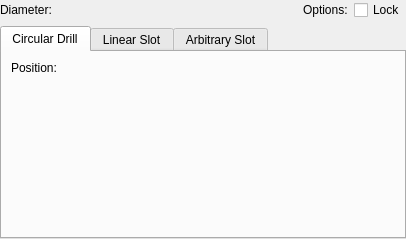
<?xml version="1.0" encoding="UTF-8"?>
<ui version="4.0">
 <class>librepcb::editor::HoleEditorWidget</class>
 <widget class="QWidget" name="librepcb::editor::HoleEditorWidget">
  <property name="geometry">
   <rect>
    <x>0</x>
    <y>0</y>
    <width>406</width>
    <height>239</height>
   </rect>
  </property>
  <property name="windowTitle">
   <string notr="true"/>
  </property>
  <layout class="QVBoxLayout" name="verticalLayout">
   <property name="leftMargin">
    <number>0</number>
   </property>
   <property name="topMargin">
    <number>0</number>
   </property>
   <property name="rightMargin">
    <number>0</number>
   </property>
   <property name="bottomMargin">
    <number>0</number>
   </property>
   <item>
    <layout class="QGridLayout" name="gridLayout">
     <item row="0" column="0">
      <widget class="QLabel" name="label_6">
       <property name="sizePolicy">
        <sizepolicy hsizetype="Fixed" vsizetype="Preferred">
         <horstretch>0</horstretch>
         <verstretch>0</verstretch>
        </sizepolicy>
       </property>
       <property name="text">
        <string>Diameter:</string>
       </property>
      </widget>
     </item>
     <item row="0" column="1">
      <widget class="librepcb::editor::PositiveLengthEdit" name="edtDiameter" native="true"/>
     </item>
     <item row="0" column="2">
      <widget class="QLabel" name="lblOptions">
       <property name="sizePolicy">
        <sizepolicy hsizetype="Fixed" vsizetype="Preferred">
         <horstretch>0</horstretch>
         <verstretch>0</verstretch>
        </sizepolicy>
       </property>
       <property name="text">
        <string>Options:</string>
       </property>
       <property name="indent">
        <number>30</number>
       </property>
      </widget>
     </item>
     <item row="0" column="3">
      <widget class="QCheckBox" name="cbxLock">
       <property name="sizePolicy">
        <sizepolicy hsizetype="Fixed" vsizetype="Fixed">
         <horstretch>0</horstretch>
         <verstretch>0</verstretch>
        </sizepolicy>
       </property>
       <property name="text">
        <string>Lock</string>
       </property>
      </widget>
     </item>
    </layout>
   </item>
   <item>
    <widget class="QTabWidget" name="tabWidget">
     <property name="currentIndex">
      <number>0</number>
     </property>
     <widget class="QWidget" name="tabCircular">
      <attribute name="title">
       <string>Circular Drill</string>
      </attribute>
      <layout class="QFormLayout" name="formLayout_2">
       <item row="0" column="0">
        <widget class="QLabel" name="label_4">
         <property name="text">
          <string>Position:</string>
         </property>
        </widget>
       </item>
       <item row="0" column="1">
        <layout class="QHBoxLayout" name="horizontalLayout">
         <item>
          <widget class="librepcb::editor::LengthEdit" name="edtPosX" native="true"/>
         </item>
         <item>
          <widget class="librepcb::editor::LengthEdit" name="edtPosY" native="true"/>
         </item>
        </layout>
       </item>
      </layout>
     </widget>
     <widget class="QWidget" name="tabLinear">
      <attribute name="title">
       <string>Linear Slot</string>
      </attribute>
      <layout class="QFormLayout" name="formLayout_3">
       <item row="1" column="1">
        <layout class="QHBoxLayout" name="horizontalLayout_2">
         <item>
          <widget class="librepcb::editor::LengthEdit" name="edtCenterX" native="true"/>
         </item>
         <item>
          <widget class="librepcb::editor::LengthEdit" name="edtCenterY" native="true"/>
         </item>
        </layout>
       </item>
       <item row="4" column="0">
        <widget class="QLabel" name="label_8">
         <property name="text">
          <string>Rotation:</string>
         </property>
        </widget>
       </item>
       <item row="1" column="0">
        <widget class="QLabel" name="label_5">
         <property name="text">
          <string>Center:</string>
         </property>
        </widget>
       </item>
       <item row="4" column="1">
        <widget class="librepcb::editor::AngleEdit" name="edtRotation" native="true"/>
       </item>
       <item row="3" column="1">
        <layout class="QHBoxLayout" name="horizontalLayout_3" stretch="1,1">
         <item>
          <widget class="librepcb::editor::UnsignedLengthEdit" name="edtLength" native="true"/>
         </item>
         <item>
          <widget class="QLabel" name="lblOuterSize">
           <property name="sizePolicy">
            <sizepolicy hsizetype="Ignored" vsizetype="Preferred">
             <horstretch>0</horstretch>
             <verstretch>0</verstretch>
            </sizepolicy>
           </property>
           <property name="text">
            <string notr="true"/>
           </property>
          </widget>
         </item>
        </layout>
       </item>
       <item row="3" column="0">
        <widget class="QLabel" name="label_7">
         <property name="text">
          <string>Length:</string>
         </property>
        </widget>
       </item>
      </layout>
     </widget>
     <widget class="QWidget" name="tabArbitrary">
      <attribute name="title">
       <string>Arbitrary Slot</string>
      </attribute>
      <layout class="QVBoxLayout" name="verticalLayout_2">
       <property name="spacing">
        <number>0</number>
       </property>
       <property name="leftMargin">
        <number>0</number>
       </property>
       <property name="topMargin">
        <number>0</number>
       </property>
       <property name="rightMargin">
        <number>0</number>
       </property>
       <property name="bottomMargin">
        <number>0</number>
       </property>
       <item>
        <widget class="librepcb::editor::PathEditorWidget" name="pathEditorWidget" native="true"/>
       </item>
      </layout>
     </widget>
    </widget>
   </item>
  </layout>
 </widget>
 <customwidgets>
  <customwidget>
   <class>librepcb::editor::LengthEdit</class>
   <extends>QWidget</extends>
   <header location="global">librepcb/editor/widgets/lengthedit.h</header>
   <container>1</container>
  </customwidget>
  <customwidget>
   <class>librepcb::editor::AngleEdit</class>
   <extends>QWidget</extends>
   <header location="global">librepcb/editor/widgets/angleedit.h</header>
   <container>1</container>
  </customwidget>
  <customwidget>
   <class>librepcb::editor::UnsignedLengthEdit</class>
   <extends>QWidget</extends>
   <header location="global">librepcb/editor/widgets/unsignedlengthedit.h</header>
   <container>1</container>
  </customwidget>
  <customwidget>
   <class>librepcb::editor::PositiveLengthEdit</class>
   <extends>QWidget</extends>
   <header location="global">librepcb/editor/widgets/positivelengthedit.h</header>
   <container>1</container>
  </customwidget>
  <customwidget>
   <class>librepcb::editor::PathEditorWidget</class>
   <extends>QWidget</extends>
   <header location="global">librepcb/editor/widgets/patheditorwidget.h</header>
   <container>1</container>
  </customwidget>
 </customwidgets>
 <tabstops>
  <tabstop>edtDiameter</tabstop>
  <tabstop>cbxLock</tabstop>
  <tabstop>edtPosX</tabstop>
  <tabstop>edtPosY</tabstop>
  <tabstop>edtCenterX</tabstop>
  <tabstop>edtCenterY</tabstop>
  <tabstop>edtLength</tabstop>
  <tabstop>edtRotation</tabstop>
 </tabstops>
 <resources/>
 <connections/>
</ui>
